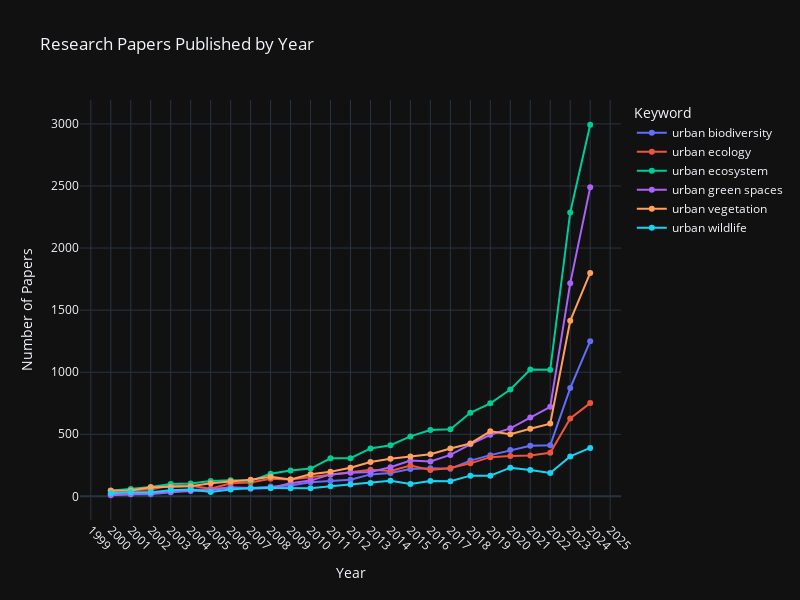

The notebook cell saved with this chart:
### Code cell
fig = px.line(
    df_keywords,
    x='year',
    y='paper_count',
    color='search_keyword',
    title='Research Papers Published by Year',
    markers=True,
)

fig.update_layout(
    xaxis_title='Year',
    yaxis_title='Number of Papers',
    legend_title='Keyword',
    font=dict(size=12),
    width=800,
    height=600,
    template='plotly_dark',
    xaxis=dict(showgrid=True,
               dtick=1,
               tickangle=45),
    yaxis=dict(showgrid=True),
)

fig.show()

### Figure 1 — Plotly figure (JSON) as saved in the notebook; plotly's stock layout.template omitted (floating-point values rounded to 4 significant figures)
{"data": [{"hovertemplate": "search_keyword=urban biodiversity<br>year=%{x}<br>paper_count=%{y}<extra></extra>", "legendgroup": "urban biodiversity", "line": {"color": "#636efa", "dash": "solid"}, "marker": {"symbol": "circle"}, "mode": "lines+markers", "name": "urban biodiversity", "orientation": "v", "showlegend": true, "type": "scatter", "x": [2000, 2001, 2002, 2003, 2004, 2005, 2006, 2007, 2008, 2009, 2010, 2011, 2012, 2013, 2014, 2015, 2016, 2017, 2018, 2019, 2020, 2021, 2022, 2023, 2024], "xaxis": "x", "y": [16, 19, 17, 33, 52, 58, 73, 67, 79, 87, 114, 126, 134, 177, 188, 220, 226, 223, 288, 332, 373, 408, 412, 872, 1250], "yaxis": "y"}, {"hovertemplate": "search_keyword=urban ecology<br>year=%{x}<br>paper_count=%{y}<extra></extra>", "legendgroup": "urban ecology", "line": {"color": "#EF553B", "dash": "solid"}, "marker": {"symbol": "circle"}, "mode": "lines+markers", "name": "urban ecology", "orientation": "v", "showlegend": true, "type": "scatter", "x": [2000, 2001, 2002, 2003, 2004, 2005, 2006, 2007, 2008, 2009, 2010, 2011, 2012, 2013, 2014, 2015, 2016, 2017, 2018, 2019, 2020, 2021, 2022, 2023, 2024], "xaxis": "x", "y": [47, 49, 55, 88, 86, 61, 105, 111, 142, 135, 152, 174, 194, 214, 204, 249, 212, 228, 266, 316, 326, 329, 351, 627, 751], "yaxis": "y"}, {"hovertemplate": "search_keyword=urban ecosystem<br>year=%{x}<br>paper_count=%{y}<extra></extra>", "legendgroup": "urban ecosystem", "line": {"color": "#00cc96", "dash": "solid"}, "marker": {"symbol": "circle"}, "mode": "lines+markers", "name": "urban ecosystem", "orientation": "v", "showlegend": true, "type": "scatter", "x": [2000, 2001, 2002, 2003, 2004, 2005, 2006, 2007, 2008, 2009, 2010, 2011, 2012, 2013, 2014, 2015, 2016, 2017, 2018, 2019, 2020, 2021, 2022, 2023, 2024], "xaxis": "x", "y": [46, 60, 76, 100, 103, 124, 130, 125, 182, 208, 224, 306, 307, 386, 412, 483, 534, 540, 673, 749, 861, 1022, 1019, 2287, 2993], "yaxis": "y"}, {"hovertemplate": "search_keyword=urban green spaces<br>year=%{x}<br>paper_count=%{y}<extra></extra>", "legendgroup": "urban green spaces", "line": {"color": "#ab63fa", "dash": "solid"}, "marker": {"symbol": "circle"}, "mode": "lines+markers", "name": "urban green spaces", "orientation": "v", "showlegend": true, "type": "scatter", "x": [2000, 2001, 2002, 2003, 2004, 2005, 2006, 2007, 2008, 2009, 2010, 2011, 2012, 2013, 2014, 2015, 2016, 2017, 2018, 2019, 2020, 2021, 2022, 2023, 2024], "xaxis": "x", "y": [9, 18, 26, 35, 44, 52, 70, 61, 67, 105, 127, 177, 191, 197, 235, 289, 281, 334, 419, 496, 548, 635, 721, 1716, 2489], "yaxis": "y"}, {"hovertemplate": "search_keyword=urban vegetation<br>year=%{x}<br>paper_count=%{y}<extra></extra>", "legendgroup": "urban vegetation", "line": {"color": "#FFA15A", "dash": "solid"}, "marker": {"symbol": "circle"}, "mode": "lines+markers", "name": "urban vegetation", "orientation": "v", "showlegend": true, "type": "scatter", "x": [2000, 2001, 2002, 2003, 2004, 2005, 2006, 2007, 2008, 2009, 2010, 2011, 2012, 2013, 2014, 2015, 2016, 2017, 2018, 2019, 2020, 2021, 2022, 2023, 2024], "xaxis": "x", "y": [45, 48, 73, 76, 82, 105, 120, 133, 158, 136, 178, 198, 230, 276, 303, 322, 340, 386, 426, 524, 501, 545, 586, 1414, 1800], "yaxis": "y"}, {"hovertemplate": "search_keyword=urban wildlife<br>year=%{x}<br>paper_count=%{y}<extra></extra>", "legendgroup": "urban wildlife", "line": {"color": "#19d3f3", "dash": "solid"}, "marker": {"symbol": "circle"}, "mode": "lines+markers", "name": "urban wildlife", "orientation": "v", "showlegend": true, "type": "scatter", "x": [2000, 2001, 2002, 2003, 2004, 2005, 2006, 2007, 2008, 2009, 2010, 2011, 2012, 2013, 2014, 2015, 2016, 2017, 2018, 2019, 2020, 2021, 2022, 2023, 2024], "xaxis": "x", "y": [25, 34, 33, 50, 56, 35, 55, 67, 67, 66, 66, 81, 95, 107, 125, 99, 123, 122, 167, 166, 231, 212, 188, 322, 390], "yaxis": "y"}], "layout": {"font": {"size": 12}, "height": 600, "legend": {"title": {"text": "Keyword"}, "tracegroupgap": 0}, "title": {"text": "Research Papers Published by Year"}, "width": 800, "xaxis": {"anchor": "y", "domain": [0, 1], "dtick": 1, "showgrid": true, "tickangle": 45, "title": {"text": "Year"}}, "yaxis": {"anchor": "x", "domain": [0, 1], "showgrid": true, "title": {"text": "Number of Papers"}}}}
